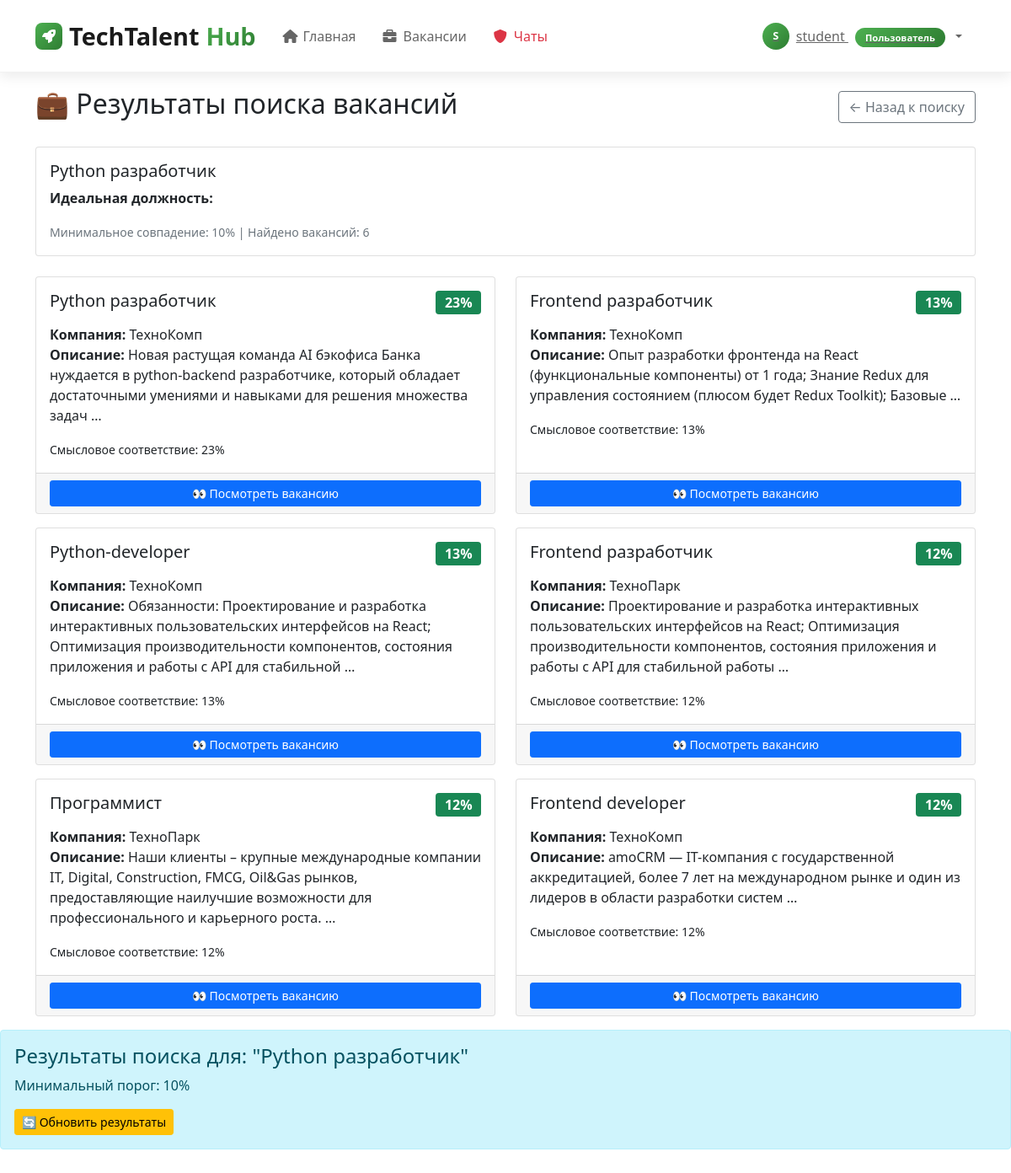
The page /ai-search/results/1/ (signed in) on the database its author committed.
### career_app/models.py (models this page shows, shortened)
class IdealVacancyProfile(models.Model):
    applicant = models.ForeignKey(Applicant, on_delete=models.CASCADE, verbose_name="Соискатель")
    title = models.CharField(max_length=200, verbose_name="Название профиля")
    main_category = models.ForeignKey(Category, on_delete=models.SET_NULL, null=True, blank=True,
                                      verbose_name="Основная категория", related_name='main_vacancy_profiles')
    subcategory = models.ForeignKey(Category, on_delete=models.SET_NULL, null=True, blank=True,
                                    verbose_name="Подкатегория", related_name='sub_vacancy_profiles')
    desired_skills = models.TextField(verbose_name="Желаемые навыки", blank=True)
    selected_skill_tags = models.ManyToManyField(SkillTag, blank=True, verbose_name="Выбранные теги навыков")
    experience_level = models.CharField(max_length=100, verbose_name="Уровень опыта")
    education_level = models.CharField(
        max_length=50,
        choices=Applicant.EDUCATION_LEVELS,
        default='high',
        verbose_name="Уровень образования"
    )
    desired_salary = models.CharField(max_length=100, blank=True, verbose_name="Желаемая зарплата")
    location_preferences = models.CharField(max_length=200, blank=True, verbose_name="Предпочтения по локации")
    tech_stack = models.CharField(max_length=500, blank=True, verbose_name="Стек технологий")
    min_match_percentage = models.IntegerField(default=70, verbose_name="Минимальный % совпадения")
    max_vacancies = models.IntegerField(default=10, verbose_name="Максимум вакансий")
    is_active = models.BooleanField(default=True, verbose_name="Активен")
    created_at = models.DateTimeField(auto_now_add=True)
    class Meta:
        verbose_name = "Идеальный профиль вакансии"
        verbose_name_plural = "Идеальные профили вакансий"

class AISearchMatch(models.Model):
    ideal_candidate_profile = models.ForeignKey(IdealCandidateProfile, on_delete=models.CASCADE, null=True, blank=True)
    ideal_vacancy_profile = models.ForeignKey(IdealVacancyProfile, on_delete=models.CASCADE, null=True, blank=True)
    matched_applicant = models.ForeignKey(Applicant, on_delete=models.CASCADE, null=True, blank=True)
    matched_vacancy = models.ForeignKey(Vacancy, on_delete=models.CASCADE, null=True, blank=True)
    match_percentage = models.IntegerField(verbose_name="Процент совпадения")
    match_details = models.JSONField(verbose_name="Детали совпадения", default=dict)
    status = models.CharField(max_length=20, choices=[
        ('pending', 'Ожидает'),
        ('offer_sent', 'Офер отправлен'),
        ('accepted', 'Принято'),
        ('rejected', 'Отклонено'),
    ], default='pending')
    created_at = models.DateTimeField(auto_now_add=True)
    class Meta:
        verbose_name = "Результат ИИ-поиска"
        verbose_name_plural = "Результаты ИИ-поиска"

class Vacancy(models.Model):
    STATUS_CHOICES = [
        ('draft', 'Черновик'),
        ('moderation', 'На модерации'),
        ('published', 'Опубликована'),
        ('rejected', 'Отклонена'),
        ('closed', 'Закрыта'),
    ]
    views = models.IntegerField(default=0, verbose_name="Просмотры")
    title = models.CharField(max_length=200, verbose_name="Должность")
    company = models.ForeignKey(Company, on_delete=models.CASCADE, verbose_name="Компания")
    category = models.ForeignKey(Category, on_delete=models.SET_NULL, null=True, blank=True, verbose_name="Категория")
    description = models.TextField(verbose_name="Описание вакансии")
    requirements = models.TextField(verbose_name="Требования")
    salary = models.CharField(max_length=100, blank=True, verbose_name="Зарплата")
    contact_info = models.TextField(verbose_name="Контактная информация")
    status = models.CharField(max_length=20, choices=STATUS_CHOICES, default='draft', verbose_name="Статус")
    created_by = models.ForeignKey(User, on_delete=models.CASCADE, verbose_name="Создатель")
    created_at = models.DateTimeField(auto_now_add=True)
    published_at = models.DateTimeField(null=True, blank=True)
    auto_close_at = models.DateTimeField(null=True, blank=True, verbose_name="Автоматическое закрытие")
    objects = models.Manager()
    views = models.IntegerField(default=0, verbose_name="Просмотры")
    salary_amount = models.DecimalField(max_digits=10, decimal_places=2, null=True, blank=True,
                                        verbose_name="Зарплата (число)")
    location = models.CharField(max_length=200, blank=True, verbose_name="Местоположение")
    employment_type = models.CharField(max_length=50, choices=[
        ('full', 'Полная занятость'),
        ('part', 'Частичная занятость'),
        ('remote', 'Удаленная работа'),
    ], default='full', verbose_name="Тип занятости")
    class Meta:
        verbose_name = "Вакансия"
        verbose_name_plural = "Вакансии"
        ordering = ['-created_at']

class Company(models.Model):
    name = models.CharField(max_length=200, verbose_name="Название компании")
    description = models.TextField(verbose_name="Описание")
    contact_email = models.EmailField(verbose_name="Контактный email")
    contact_phone = models.CharField(max_length=20, verbose_name="Контактный телефон")
    created_at = models.DateTimeField(auto_now_add=True)
    is_approved = models.BooleanField(default=False, verbose_name="Подтверждена")  # Новое поле
    objects = models.Manager()
    class Meta:
        verbose_name = "Компания"
        verbose_name_plural = "Компании"

### career_app/views.py (the view)
# urls.py: path('ai-search/results/<int:profile_id>/', views.ai_search_results, name='ai_search_results'),
@login_required
def ai_search_results(request, profile_id):
    user_profile = request.user.userprofile
    try:
        if user_profile.role == 'hr':
            profile = IdealCandidateProfile.objects.get(id=profile_id, hr_user=request.user)
            matches = AISearchMatch.objects.filter(
                ideal_candidate_profile=profile
            ).select_related('matched_applicant').order_by('-match_percentage')
            template = 'career_app/ai_candidate_results.html'
        else:
            profile = IdealVacancyProfile.objects.get(id=profile_id, applicant__user=request.user)
            matches = AISearchMatch.objects.filter(
                ideal_vacancy_profile=profile
            ).select_related('matched_vacancy', 'matched_vacancy__company').order_by('-match_percentage')
            template = 'career_app/ai_vacancy_results.html'
        print(f"=== ДИАГНОСТИКА РЕЗУЛЬТАТОВ ===")
        print(f"Профиль: {profile.title}")
        print(f"Найдено совпадений в базе: {matches.count()}")
        for match in matches:
            if hasattr(match, 'matched_vacancy') and match.matched_vacancy:
                print(f"- Вакансия: {match.matched_vacancy.title} - {match.match_percentage}%")
            elif hasattr(match, 'matched_applicant') and match.matched_applicant:
                print(
                    f"- Кандидат: {match.matched_applicant.first_name} {match.matched_applicant.last_name} - {match.match_percentage}%")
        context = {
            'profile': profile,
            'matches': matches,
            'debug_info': {
                'matches_count': matches.count(),
                'profile_title': profile.title
            }
        }
        return render(request, template, context)
    except IdealCandidateProfile.DoesNotExist:
        messages.error(request, 'Профиль кандидата не найден.')
        return redirect('ai_search_dashboard')
    except IdealVacancyProfile.DoesNotExist:
        messages.error(request, 'Профиль вакансии не найден.')
        return redirect('ai_search_dashboard')

### templates/career_app/ai_vacancy_results.html (shortened to what this page needs)
{% extends 'base.html' %}
{% block content %}
<div class="container mt-4">
    <div class="d-flex justify-content-between align-items-center mb-4">
        <h2>💼 Результаты поиска вакансий</h2>
        <a href="{% url 'ai_search_dashboard' %}" class="btn btn-outline-secondary">← Назад к поиску</a>
    </div>
    <div class="card mb-4">
        <div class="card-body">
            <h5 class="card-title">{{ profile.title }}</h5>
            <p class="card-text"><strong>Идеальная должность:</strong> {{ profile.ideal_position }}</p>
            <p class="card-text">
                <small class="text-muted">
                    Минимальное совпадение: {{ profile.min_match_percentage }}% |
                    Найдено вакансий: {{ matches|length }}
                </small>
            </p>
        </div>
    </div>
    {% if matches %}
    <div class="row">
        {% for match in matches %}
        <div class="col-md-6 mb-3">
            <div class="card h-100">
                <div class="card-body">
                    <div class="d-flex justify-content-between align-items-start mb-2">
                        <h5 class="card-title">{{ match.matched_vacancy.title }}</h5>
                        <span class="badge bg-success fs-6">{{ match.match_percentage }}%</span>
                    </div>
                    <p class="card-text">
                        <strong>Компания:</strong> {{ match.matched_vacancy.company.name }}<br>
                        <strong>Описание:</strong> {{ match.matched_vacancy.description|truncatewords:20 }}
                    </p>
                    {% if match.match_details.explanation %}
                    <p class="card-text">
                        <small>{{ match.match_details.explanation }}</small>
                    </p>
                    {% endif %}
                </div>
                <div class="card-footer">
                    <div class="d-grid gap-2">
                        <a href="{% url 'vacancy_detail' match.matched_vacancy.id %}" class="btn btn-primary btn-sm">
                            👀 Посмотреть вакансию
                        </a>
                    </div>
                </div>
            </div>
        </div>
        {% endfor %}
    </div>
    {% endif %}
</div>
<div class="alert alert-info">
    <h4>Результаты поиска для: "{{ profile.title }}"</h4>
    <p>Минимальный порог: {{ profile.min_match_percentage }}%</p>
    <a href="{% url 'run_ai_search' profile.id %}" class="btn btn-sm btn-warning">
        🔄 Обновить результаты
    </a>
</div>
{% endblock %}

### templates/base.html (shortened to what this page needs)
<!DOCTYPE html>
<html lang="ru">
<head>
    <link href="https://cdn.jsdelivr.net/npm/bootstrap@5.1.3/dist/css/bootstrap.min.css" rel="stylesheet">
    <link href="https://cdnjs.cloudflare.com/ajax/libs/font-awesome/6.0.0/css/all.min.css" rel="stylesheet">
</head>
<body>
    <nav class="navbar navbar-expand-lg navbar-light fixed-top">
        <div class="container">
            <a class="navbar-brand" href="{% url 'home' %}">
                <div class="brand-icon">
                    <i class="fas fa-rocket"></i>
                </div>
                TechTalent<span>Hub</span>
            </a>
            <div class="collapse navbar-collapse" id="navbarNav">
                <ul class="navbar-nav me-auto">
    <li class="nav-item">
        <a class="nav-link {% if request.path == '/' %}active{% endif %}" href="{% url 'home' %}">
            <i class="fas fa-home"></i>
            Главная
        </a>
    </li>
    <li class="nav-item">
        <a class="nav-link {% if 'vacancy' in request.path %}active{% endif %}" href="{% url 'vacancy_list' %}">
            <i class="fas fa-briefcase"></i>
            Вакансии
        </a>
    </li>
    {% if user.is_authenticated %}
            <li class="nav-item admin">
                <a class="nav-link" href="{% url 'chat_list' %}">
                    <i class="fas fa-shield-alt"></i>
                    Чаты
                </a>
            </li>
    {% endif %}
</ul>
                <ul class="navbar-nav">
                    {% if user.is_authenticated %}
                        <li class="nav-item dropdown">
                            <a class="user-dropdown dropdown-toggle" href="#" role="button" data-bs-toggle="dropdown">
                                <div class="user-avatar">
                                    {{ user.username|first|upper }}
                                </div>
                                <span class="d-none d-md-inline">
                                    {{ user.username }}
                                    <span class="role-badge">
                                        {% if user.userprofile.role == 'admin' %}Админ
                                        {% elif user.userprofile.role == 'hr' %}HR
                                        {% elif user.userprofile.role == 'university' %}ВУЗ
                                        {% elif user.userprofile.role == 'student' %}Студент
                                        {% else %}Пользователь{% endif %}
                                    </span>
                                </span>
                            </a>
                        </li>
                    {% endif %}
                </ul>
            </div>
        </div>
    </nav>
    <div style="padding-top: 80px;"></div>
    <main>
        {% block content %}
        {% endblock %}
    </main>
</body>
</html>

### templates/base.html (style rules this page uses)
:root { --primary-green: #4caf50; --primary-dark: #1a1a1a; --text-gray: #666; --light-gray: #f8f9fa; --border-color: #e9ecef; --shadow-light: 0 5px 15px rgba(0,0,0,0.08); --shadow-medium: 0 10px 30px rgba(0,0,0,0.12); }
.navbar { background: rgba(255, 255, 255, 0.95) !important; backdrop-filter: blur(10px); border-bottom: 1px solid rgba(0, 0, 0, 0.05); padding: 1rem 0; transition: all 0.3s ease; box-shadow: var(--shadow-light); }
.navbar-brand { font-weight: 800; font-size: 1.8rem; color: var(--primary-dark) !important; display: flex; align-items: center; gap: 0.5rem; }
.navbar-brand span { color: var(--primary-green); background: linear-gradient(135deg, var(--primary-green) 0%, #2e7d32 100%); -webkit-background-clip: text; -webkit-text-fill-color: transparent; background-clip: text; }
.brand-icon { width: 32px; height: 32px; background: linear-gradient(135deg, var(--primary-green) 0%, #2e7d32 100%); border-radius: 8px; display: flex; align-items: center; justify-content: center; color: white; font-size: 1rem; }
.nav-link { color: var(--text-gray) !important; font-weight: 500; padding: 0.5rem 1rem !important; border-radius: 8px; transition: all 0.3s ease; display: flex; align-items: center; gap: 0.5rem; position: relative; }
.nav-link i { width: 16px; text-align: center; }
.user-dropdown { background: none; border: none; color: var(--text-gray); font-weight: 500; display: flex; align-items: center; gap: 0.5rem; padding: 0.5rem 1rem; border-radius: 8px; transition: all 0.3s ease; }
.user-avatar { width: 32px; height: 32px; background: linear-gradient(135deg, var(--primary-green) 0%, #2e7d32 100%); border-radius: 50%; display: flex; align-items: center; justify-content: center; color: white; font-size: 0.8rem; font-weight: 600; }
.role-badge { background: linear-gradient(135deg, var(--primary-green) 0%, #2e7d32 100%); color: white; padding: 0.25rem 0.75rem; border-radius: 15px; font-size: 0.7rem; font-weight: 600; margin-left: 0.5rem; }
.nav-item.admin .nav-link { color: #dc3545 !important; }

### rows shown on the page
IdealVacancyProfile: title "Python разработчик", min_match_percentage "10"
AISearchMatch: matched_vacancy "Python разработчик", match_percentage "23", matched_vacancy.company.name "ТехноКомп", matched_vacancy.description "Новая растущая команда AI бэкофиса Банка нуждается в python-backend разработчике, который обладает достаточными умениями и навыками для решения множества задач …", match_details.explanation "Смысловое соответствие: 23%"
AISearchMatch: matched_vacancy "Frontend разработчик", match_percentage "13", matched_vacancy.company.name "ТехноКомп", matched_vacancy.description "Опыт разработки фронтенда на React (функциональные компоненты) от 1 года; Знание Redux для управления состоянием (плюсом будет Redux Toolkit); Базовые …", match_details.explanation "Смысловое соответствие: 13%"
AISearchMatch: matched_vacancy "Python-developer", match_percentage "13", matched_vacancy.company.name "ТехноКомп", matched_vacancy.description "Обязанности: Проектирование и разработка интерактивных пользовательских интерфейсов на React; Оптимизация производительности компонентов, состояния приложения и работы с API для стабильной …", match_details.explanation "Смысловое соответствие: 13%"
AISearchMatch: matched_vacancy "Frontend разработчик", match_percentage "12", matched_vacancy.company.name "ТехноПарк", matched_vacancy.description "Проектирование и разработка интерактивных пользовательских интерфейсов на React; Оптимизация производительности компонентов, состояния приложения и работы с API для стабильной работы …", match_details.explanation "Смысловое соответствие: 12%"
AISearchMatch: matched_vacancy "Программист", match_percentage "12", matched_vacancy.company.name "ТехноПарк", matched_vacancy.description "Наши клиенты – крупные международные компании IT, Digital, Construction, FMCG, Oil&Gas рынков, предоставляющие наилучшие возможности для профессионального и карьерного роста. …", match_details.explanation "Смысловое соответствие: 12%"
AISearchMatch: matched_vacancy "Frontend developer", match_percentage "12", matched_vacancy.company.name "ТехноКомп", matched_vacancy.description "amoCRM — IT-компания с государственной аккредитацией, более 7 лет на международном рынке и один из лидеров в области разработки систем …", match_details.explanation "Смысловое соответствие: 12%"

### other values the page prints
{{ user.username|first|upper }} "S"
{{ user.username }} "student"
{{ matches|length }} "6"
